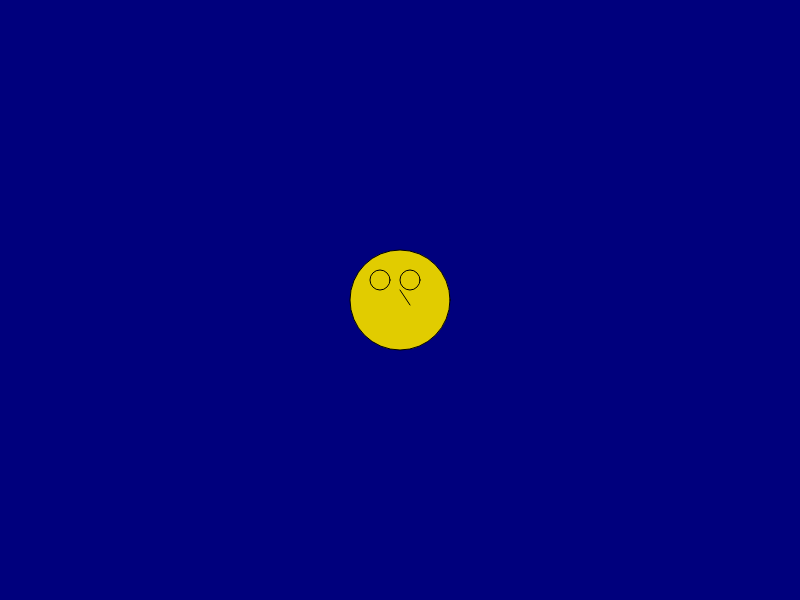
Frame 1 (no input)
Frame 60 (no input): identical to frame 1, image omitted
Frame 120 (the mouse pressed at the canvas centre since frame 60): identical to frame 1, image omitted

The p5.js sketch that drew this single still picture (run headless with seeded random() and noise() and a simulated clock; from frame 60 on, the mouse is pressed at the canvas centre):

// p5.js sketch
// ── sketch.js
function setup() {
createCanvas(800, 600);
 
}

function draw() {
background(0, 0, 125);
fill (225, 204, 0);
ellipse(400, 300, 100, 100);
ellipse (380, 280, 20, 20);
ellipse (410, 280, 20, 20); 
line (400, 290, 410, 305); 

}
